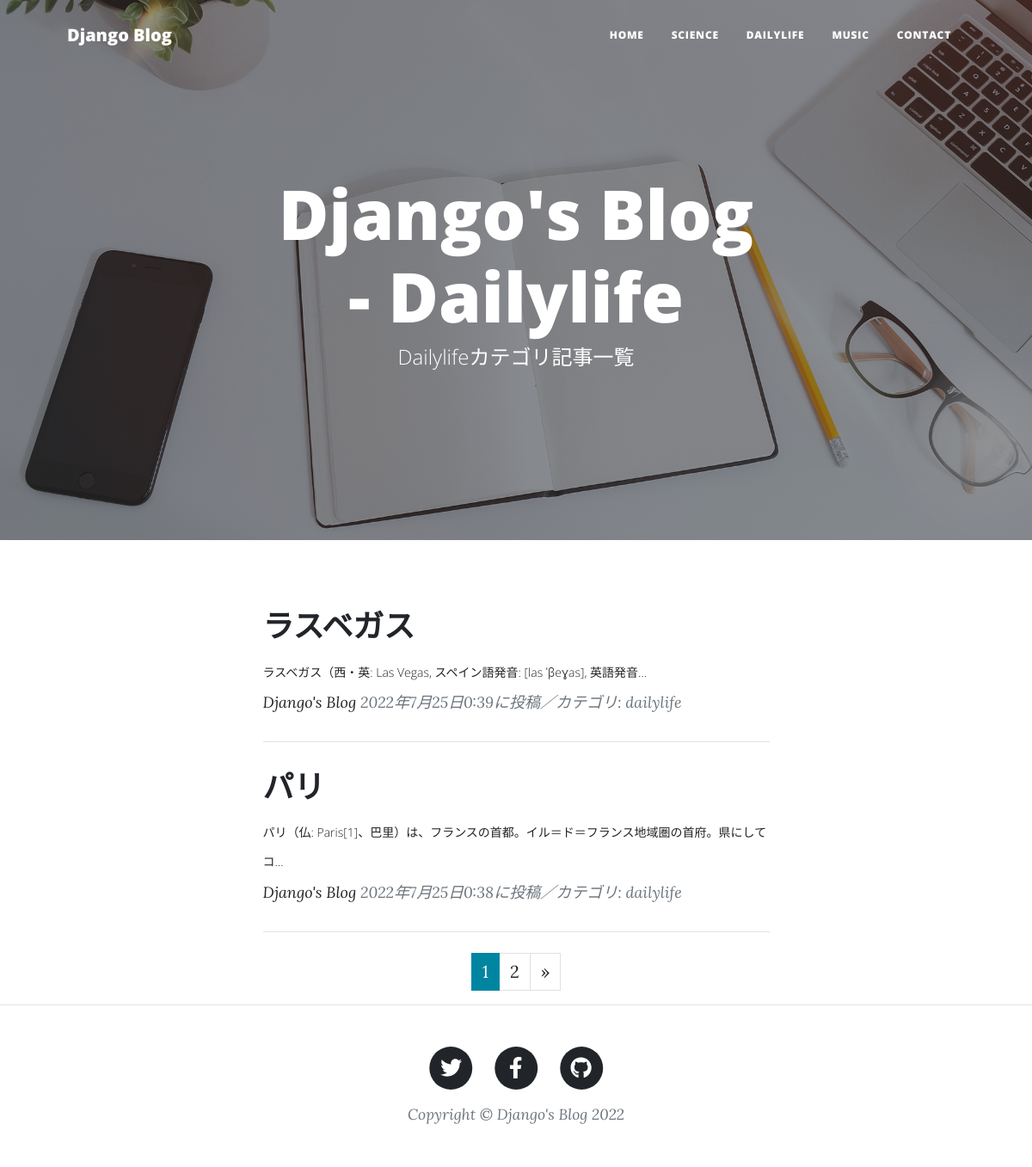
/dailylife-list/, run on the app's committed database.
### blogapp/models.py (models this page shows, shortened)
class BlogPost(models.Model):
	CATEGORY =(('science', '科学のこと'),
			   ('dailylife', '日常のこと'),
			   ('music', '音楽のこと'))
	title = models.CharField(
		verbose_name='タイトル',
		max_length=200
		)
	content = models.TextField(
		verbose_name='本文'
		)
	posted_at = models.DateTimeField(
		verbose_name='投稿日時',
		auto_now_add=True
		)
	category = models.CharField(
		verbose_name='カテゴリ',
		max_length=50,
		choices=CATEGORY
		)

### blogapp/views.py (the view)
# urls.py: path('dailylife-list/', views.DailylifeView.as_view(), name='dailylife_list'),
class DailylifeView(ListView):
	template_name = 'dailylife_list.html'
	model = BlogPost
	context_object_name = 'dailylife_records'
	queryset = BlogPost.objects.filter(category='dailylife').order_by('-posted_at')
	paginate_by = 2

### templates/dailylife_list.html (shortened to what this page needs)
{% extends 'base.html' %}
{% load static %}
        {% block header %}
        <header class="masthead" style="background-image: url({% static 'assets/img/home-bg.jpg' %})">
            <div class="container position-relative px-4 px-lg-5">
                <div class="row gx-4 gx-lg-5 justify-content-center">
                    <div class="col-md-10 col-lg-8 col-xl-7">
                        <div class="site-heading">
                            <h1> Django's Blog - Dailylife</h1>
                            <span class="subheading">Dailylifeカテゴリ記事一覧</span>
                        </div>
                    </div>
                </div>
            </div>
        </header>
        {% endblock %}
        {% block contents %}
        <div class="container px-4 px-lg-5">
            <div class="row gx-4 gx-lg-5 justify-content-center">
                <div class="col-md-10 col-lg-8 col-xl-7">
                    {% for record in dailylife_records %}
                    <div class="post-preview">
                        <a href="{% url 'blogapp:blog_detail' record.pk %}">
                            <h2 class="post-title">{{ record.title }}</h2>
                            <h3 class="post-subtitle">
                                <span style="font-size : 14px">
                                    {{ record.content|truncatechars:50 }}
                                </span>
                            </h3>
                        </a>
                        <p class="post-meta">
                            <a href="#!">Django's Blog</a>
                            {{ record.posted_at }}に投稿／カテゴリ:
                            {{ record.category }}
                        </p>
                    </div>
                    <hr class="my-4" />
                    {% endfor %}
                    {% include "pagination.html" %}
                </div>
            </div>
        </div>
        {% endblock %}

### data on the page
BlogPost: title "ラスベガス", content "ラスベガス（西・英: Las Vegas, スペイン語発音: [las ˈβeɣas], 英語発音…", posted_at "2022年7月25日0:39", category "dailylife"
BlogPost: title "パリ", content "パリ（仏: Paris[1]、巴里）は、フランスの首都。イル＝ド＝フランス地域圏の首府。県にしてコ…", posted_at "2022年7月25日0:38", category "dailylife"

### other printed values
{{ num }} "1"
{{ num }} "2"
